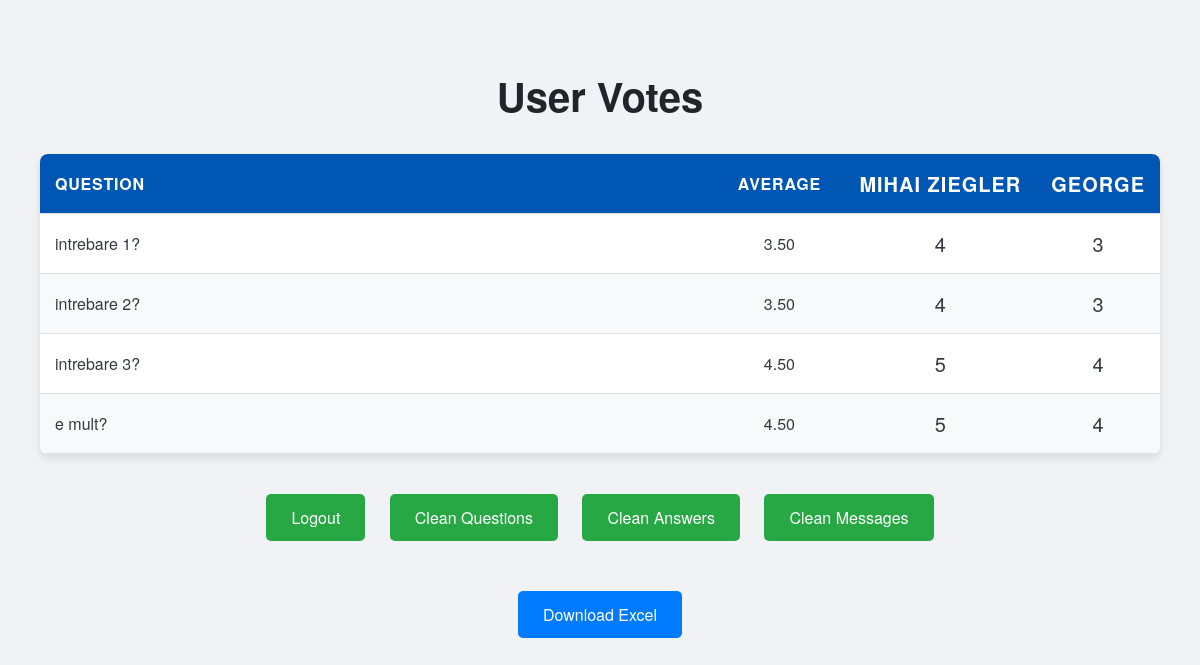
Page /admin/statistics (signed in) on the earlier database version.
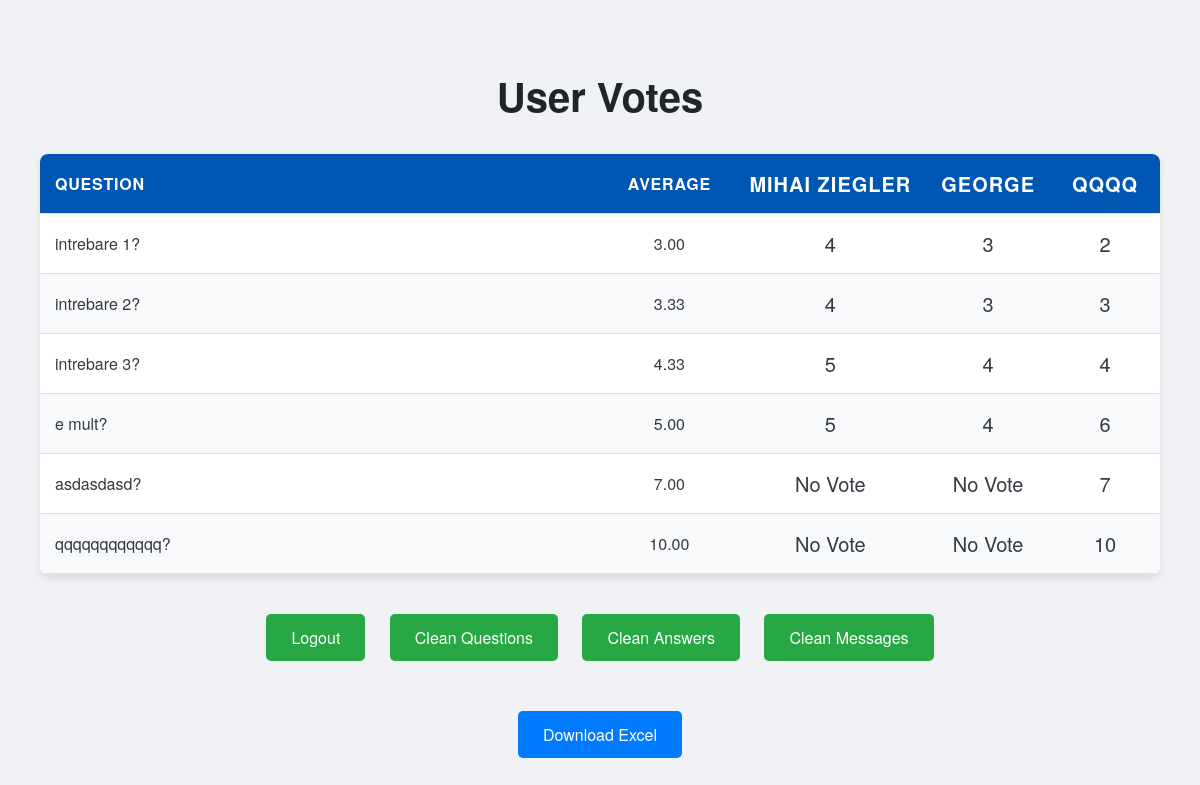
Same page on the later database version.
### app.py (models this page shows, shortened)
class User(db.Model, UserMixin):
    id = db.Column(db.Integer, primary_key=True)
    username = db.Column(db.String(150), nullable=False, unique=True)
    password = db.Column(db.String(150), nullable=False)
    email = db.Column(db.String(150), unique=True, nullable=True)
    is_confirmed = db.Column(db.String(150), nullable=True)
    confirmed_on = db.Column(db.DateTime, nullable=True)
    user_type = db.Column(db.String(150), nullable=False)

class UserAnswer(db.Model):
    id = db.Column(db.Integer, primary_key=True)
    question = db.Column(db.String(250), nullable=False)
    answer = db.Column(db.String(250), nullable=False)
    user_id = db.Column(db.Integer, db.ForeignKey('user.id'), nullable=False)

### app.py (the view)
@app.route('/admin/statistics', methods=['GET'])
@login_required
def admin_statistics():
    if current_user.user_type != 'Admin':
        return redirect(url_for('statistics'))
    all_answers = UserAnswer.query.all()
    all_users = {user.id: user.username for user in User.query.all()}
    statistics = {}
    vote_sums = {}
    vote_counts = {}
    for answer in all_answers:
        question = answer.question
        username = all_users.get(answer.user_id, 'Unknown')
        vote = answer.answer
        if question not in statistics:
            statistics[question] = {user: 'No Vote' for user in all_users.values()}  # Initialize with no votes
            vote_sums[question] = 0  # Sum of votes for average calculation
            vote_counts[question] = 0  # Count of votes
        statistics[question][username] = vote
        try:
            numeric_vote = float(vote)  # Attempt to convert to float
            vote_sums[question] += numeric_vote
            vote_counts[question] += 1
        except ValueError:
            pass
    averages = {}
    for question, total in vote_sums.items():
        count = vote_counts[question]
        averages[question] = "{:.2f}".format(total / count) if count > 0 else 'No Votes'
    return render_template('admin_statistics.html', statistics=statistics, all_users=all_users, averages=averages)

### app.py (called while the page is built)
@login_manager.user_loader
def load_user(user_id):
    return db.session.get(User, int(user_id))

### templates/admin_statistics.html (shortened to what this page needs)
<!DOCTYPE html>
<html>
  <head>
  </head>
  <body>
    <div class="container">
      <h1>User Votes</h1>
      <table>
        <thead>
          <tr class="header-row">
            <th class="question">Question</th>
            <th class="average">Average</th>
            {% for username in all_users.values() %}
              <th class="emoji">{{ username }}</th>
            {% endfor %}
          </tr>
        </thead>
        <tbody>
          {% for question, votes in statistics.items() %}
          <tr>
            <td class="question">{{ question }}</td>
            <td class="average">{{ averages[question] if averages[question] != 'No Votes' else 'No Votes' }}</td>
            {% for user in all_users.values() %}
              <td class="emoji">{{ votes[user] if votes[user] != 'No Vote' else 'No Vote' }}</td>
            {% endfor %}
          </tr>
          {% endfor %}
        </tbody>
      </table>
      <div class="btn-group">
        <a href="{{ url_for('logout') }}">Logout</a>
        <a href="{{url_for('clean_database')}}">Clean Questions</a>
        <a href="{{url_for('clean_database_answers')}}">Clean Answers</a>
        <a href="{{url_for('clean_database_messages')}}">Clean Messages</a>
      </div>
      <div class="btn-group">
        <a href="{{ url_for('download_statistics') }}" class="download-btn">Download Excel</a>
      </div>
    </div>
  </body>
</html>

### templates/admin_statistics.html (style rules this page uses)
body { font-family: 'Helvetica Neue', Arial, sans-serif; background-color: #f0f2f5; margin: 20px; color: #343a40; }
h1 { text-align: center; color: #212529; font-size: 2.5rem; margin-bottom: 30px; }
table { width: 100%; border-collapse: separate; border-spacing: 0; background-color: white; box-shadow: 0 4px 8px rgba(0, 0, 0, 0.1); border-radius: 8px; overflow: hidden; margin-bottom: 30px; table-layout: auto; }
th, td { padding: 15px; text-align: left; border-bottom: 1px solid #e0e0e0; white-space: nowrap; overflow: hidden; text-overflow: ellipsis; }
th { background-color: #007bff; color: white; text-transform: uppercase; font-weight: bold; letter-spacing: 0.05em; }
tr:nth-child(even) { background-color: #f8f9fa; }
.header-row th { background-color: #0056b3; }
.question { max-width: 500px; white-space: normal; word-wrap: break-word; }
.average { width: 100px; text-align: center; }
.emoji { width: 80px; text-align: center; font-size: 20px; }
a { display: inline-block; padding: 12px 25px; margin: 10px; background-color: #28a745; color: white; border-radius: 5px; text-decoration: none; font-size: 1rem; transition: background-color 0.3s; }
.download-btn { background-color: #007bff; color: white; padding: 12px 25px; text-align: center; margin-top: 20px; border-radius: 5px; text-decoration: none; font-size: 1rem; transition: background-color 0.3s; }
.container { max-width: 1200px; margin: 0 auto; padding: 20px; }
.btn-group { text-align: center; margin-bottom: 20px; }

Differences in the rows shown:
added User: username "QQQQ", username "2", username "3", username "4", username "6", username "7", username.answer "10"
computed for UserAnswer "intrebare 1?": question "3.50" → "3.00"
computed for UserAnswer "intrebare 2?": question "3.50" → "3.33"
computed for UserAnswer "intrebare 3?": question "4.50" → "4.33"
computed for UserAnswer "e mult?": question "4.50" → "5.00"
added UserAnswer: question "asdasdasd?", question "7.00", User (username "No Vote"), User (username "No Vote")
added UserAnswer: question "qqqqqqqqqqqq?", question "10.00", User (username "No Vote"), User (username "No Vote")
